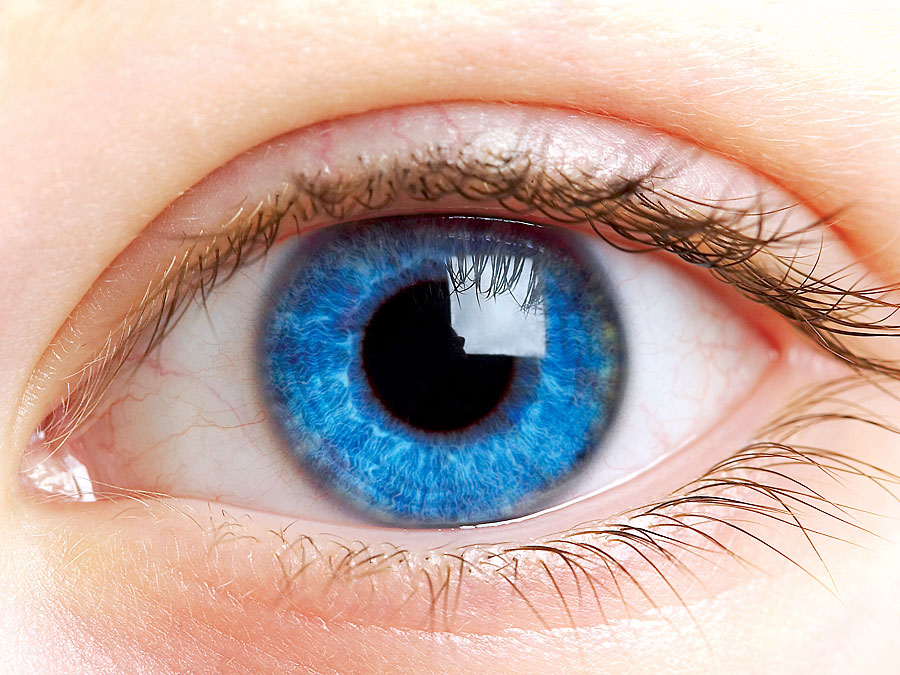
#> input picture eye.jpg, 900 x 675 px, found by its file name
$ python '6.2_(threshold_1).py'
#> lines starting #> are read from the running program, lines starting #| are printed output that depends on the picture; after the words box and inside, x2 and y2 are one past the last pixel; in counts of white or black regions, pixels touching at a corner belong together
# binary thresholding
import cv2 as cv
import numpy as np

def trackbar(x):
    ret, img1 = cv.threshold(img, x, 255, cv.THRESH_BINARY)
    ret, img2 = cv.threshold(img, x, 255, cv.THRESH_BINARY_INV)
    cv.imshow('window', np.hstack([img, img1, img2]))
    text = f'threshold={x}, mode=BINARY | BINARY_INV'
    cv.setWindowTitle('window', text)

# đọc ảnh
img = cv.imread('eye.jpg', cv.IMREAD_GRAYSCALE)
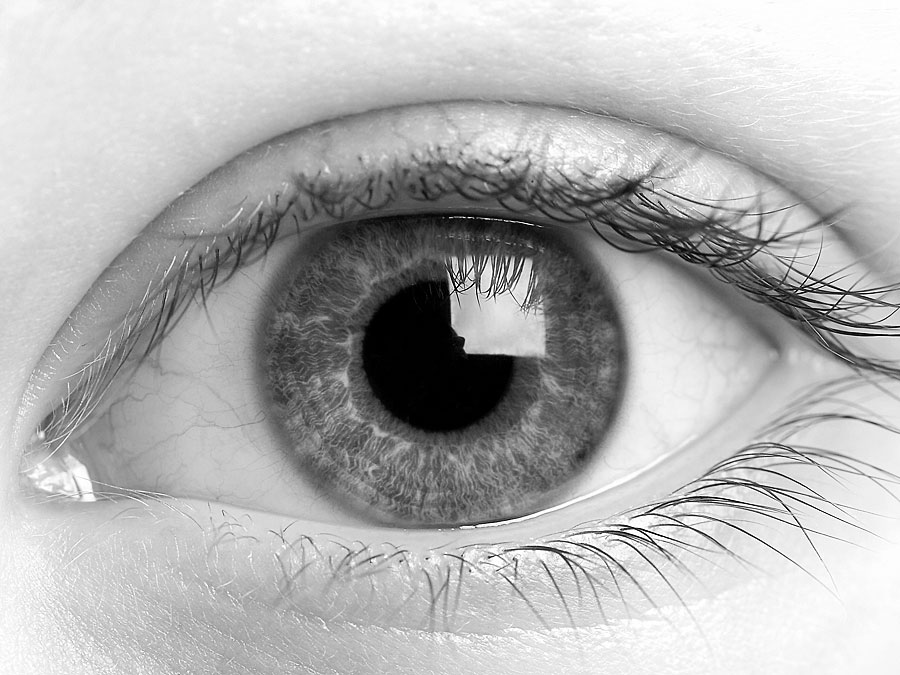
#> img: shape (675, 900); min 0, max 255, mean 178.6

# kiểm tra ảnh
if img is None:
    print("Không đọc được ảnh!")
    exit()

# tạo cửa sổ
cv.namedWindow('window', cv.WINDOW_NORMAL) #nếu hình quá bự thì dùng cái này kéo khung ra


# gọi lần đầu
trackbar(100)
#> in trackbar, `ret, img1 = cv.threshold(img, x, 255, cv.THRESH_BINARY)`:
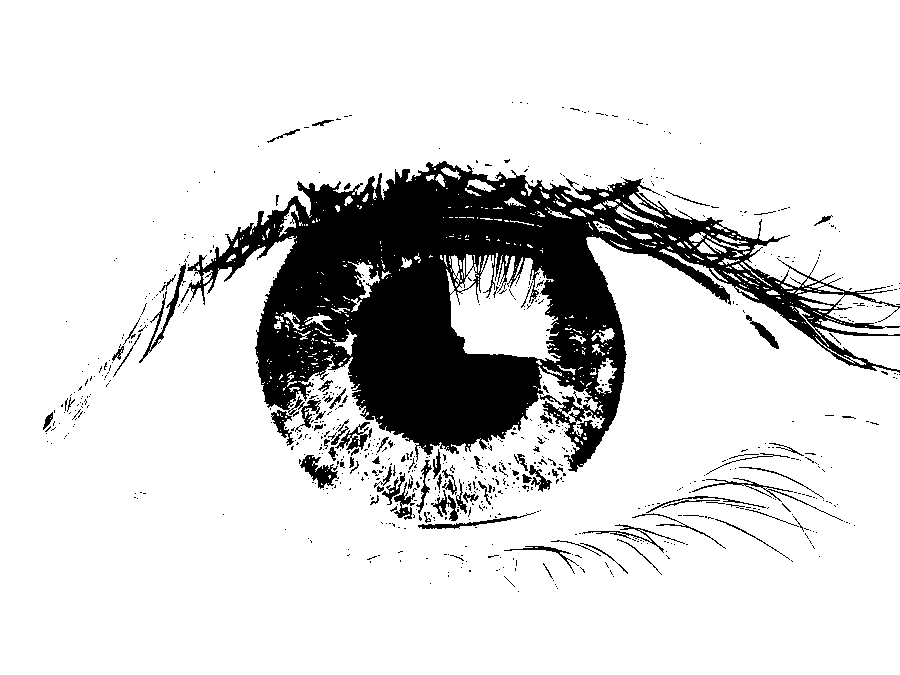
#> img1: shape (675, 900); 84.9% white; 736 black regions (649 under 20 px), largest, box (x1, y1, x2, y2) and area: (187, 161, 900, 472) 80912, (139, 263, 186, 363) 583, (300, 455, 339, 489) 577
#> in trackbar, `ret, img1 = cv.threshold(img, x, 255, cv.THRESH_BINARY)`: ret = 100
#> in trackbar, `cv.imshow('window', np.hstack([img, img1, img2]))`:
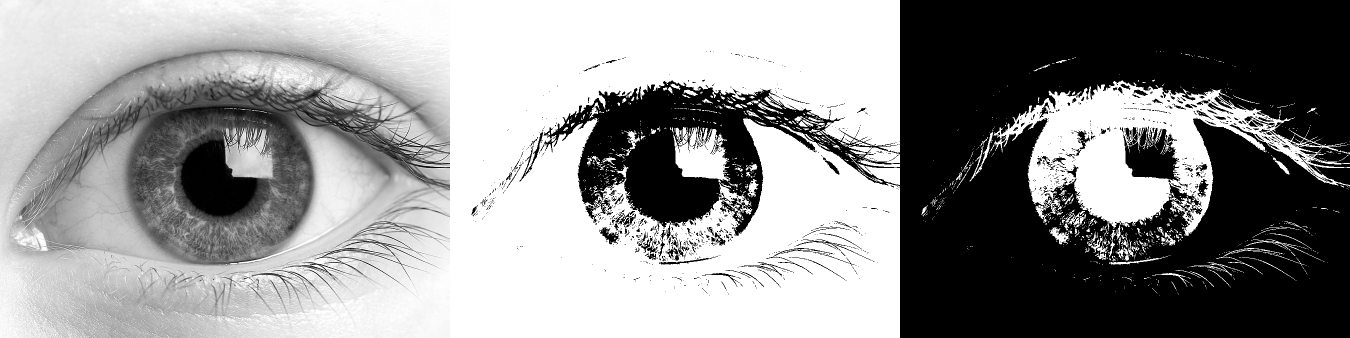
#> window 'window': shape (675, 2700) (shown at 1/2 size); min 0, max 255, mean 144.5

# tạo trackbar
cv.createTrackbar('threshold', 'window', 100, 255, trackbar)

cv.waitKey(0)
cv.destroyAllWindows()

$ run again, with fish.jpg copied over eye.jpg
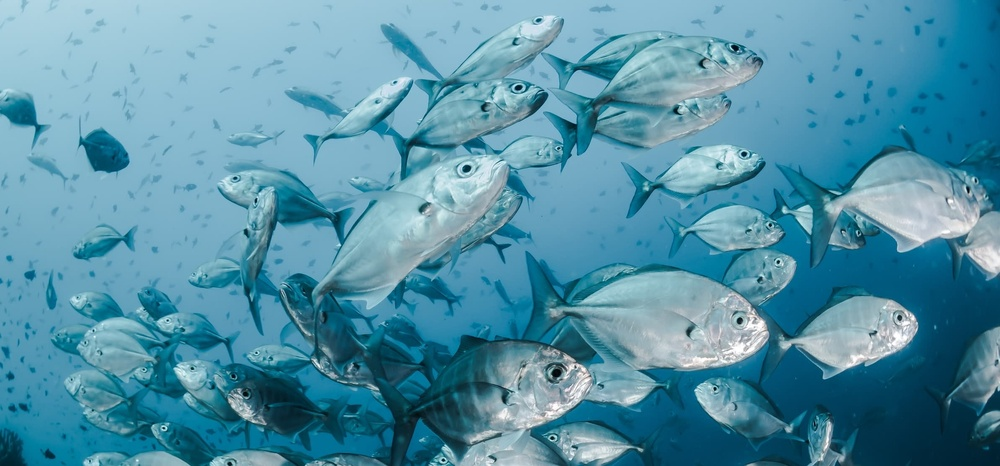
#> input picture fish.jpg, 1000 x 466 px, shrunk from 2386 x 1113 before the run, found by its file name
#> in trackbar, `ret, img1 = cv.threshold(img, x, 255, cv.THRESH_BINARY)`:
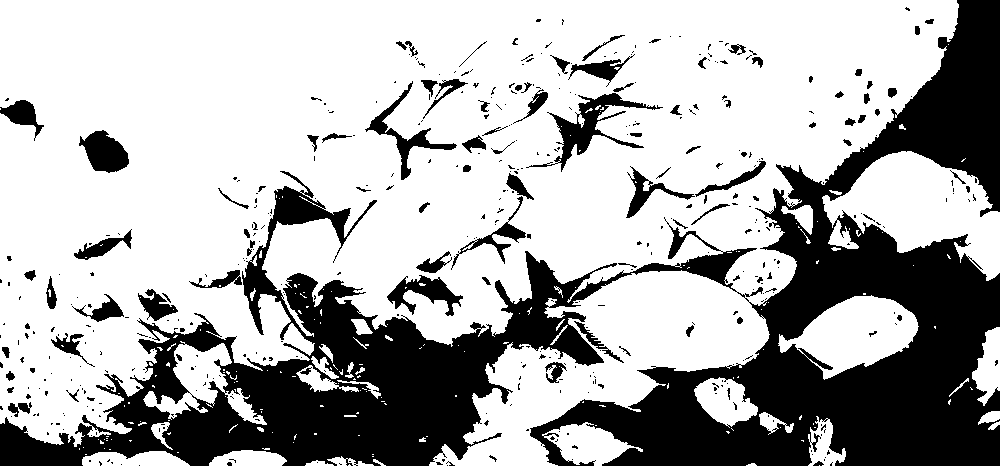
#> img1: shape (466, 1000); 68.6% white; 455 black regions (358 under 20 px), largest, box (x1, y1, x2, y2) and area: (0, 0, 1000, 466) 127453, (526, 93, 663, 172) 2198, (79, 130, 129, 173) 1368
#> ret = 100
#> in trackbar, `cv.imshow('window', np.hstack([img, img1, img2]))`:
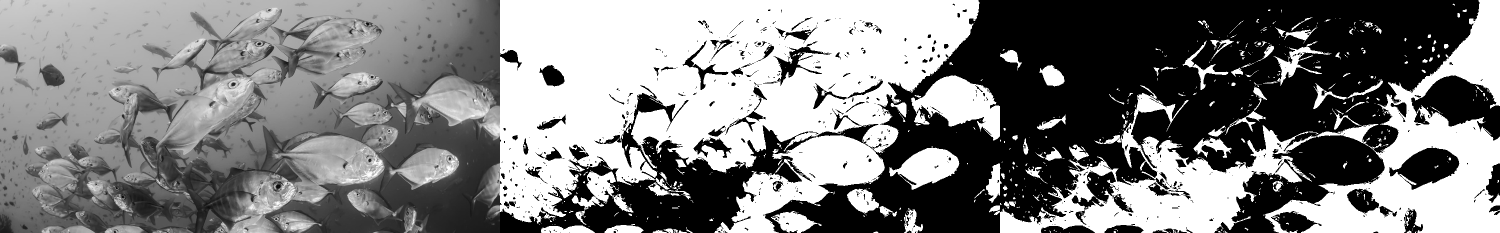
#> window 'window': shape (466, 3000) (shown at 1/2 size); min 0, max 255, mean 127.9
